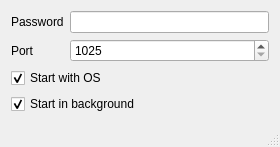
<?xml version="1.0" encoding="UTF-8"?>
<ui version="4.0">
 <class>MainWindow</class>
 <widget class="QMainWindow" name="MainWindow">
  <property name="geometry">
   <rect>
    <x>0</x>
    <y>0</y>
    <width>280</width>
    <height>139</height>
   </rect>
  </property>
  <property name="minimumSize">
   <size>
    <width>280</width>
    <height>0</height>
   </size>
  </property>
  <property name="windowTitle">
   <string>Remote PC Control</string>
  </property>
  <widget class="QWidget" name="centralWidget">
   <layout class="QGridLayout" name="gridLayout">
    <item row="2" column="0" colspan="2">
     <widget class="QCheckBox" name="checkBox">
      <property name="text">
       <string>Start with OS</string>
      </property>
      <property name="checked">
       <bool>true</bool>
      </property>
     </widget>
    </item>
    <item row="3" column="0" colspan="2">
     <widget class="QCheckBox" name="checkBox_2">
      <property name="text">
       <string>Start in background</string>
      </property>
      <property name="checked">
       <bool>true</bool>
      </property>
     </widget>
    </item>
    <item row="1" column="0">
     <widget class="QLabel" name="label_3">
      <property name="text">
       <string>Port</string>
      </property>
     </widget>
    </item>
    <item row="0" column="0">
     <widget class="QLabel" name="label">
      <property name="text">
       <string>Password</string>
      </property>
     </widget>
    </item>
    <item row="1" column="1">
     <widget class="QSpinBox" name="spinBox">
      <property name="minimum">
       <number>1025</number>
      </property>
      <property name="maximum">
       <number>65536</number>
      </property>
      <property name="value">
       <number>1025</number>
      </property>
     </widget>
    </item>
    <item row="0" column="1">
     <widget class="QLineEdit" name="lineEdit"/>
    </item>
   </layout>
  </widget>
  <widget class="QStatusBar" name="statusBar"/>
 </widget>
 <layoutdefault spacing="6" margin="11"/>
 <resources/>
 <connections/>
</ui>
